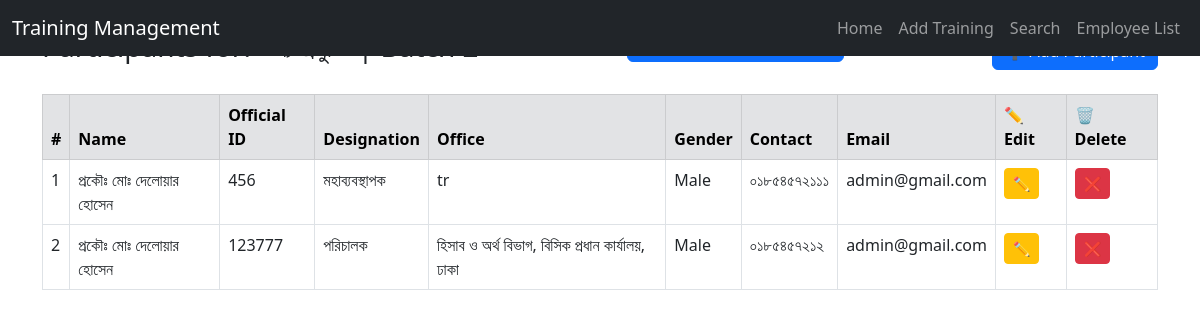
The page /dashboard/participants/2/2/ (signed in) on the database its author committed.
### dashboard/models.py (models this page shows, shortened)
class Participant(models.Model):
    training = models.ForeignKey(Training, on_delete=models.CASCADE)
    batch = models.ForeignKey(Batch, on_delete=models.CASCADE)
    name = models.CharField(max_length=255)
    designation = models.CharField(max_length=255)
    office_address = models.TextField()
    gender = models.CharField(max_length=10)
    contact = models.CharField(max_length=20)
    email = models.EmailField(blank=True, null=True)  # ✅ Optional now
    batch_number = models.IntegerField()
    Official_ID = models.CharField(max_length=255)
    total_training_hours = models.IntegerField(default=0)
    created_at = models.DateTimeField(auto_now_add=True)

### dashboard/views/participant.py (the view)
# urls.py: path('participants/<int:training_id>/<int:batch_id>/', participant.list_participants, name='participant_list'),
@login_required
def list_participants(request, training_id, batch_id):
    training = get_object_or_404(Training, id=training_id)
    batch = get_object_or_404(Batch, id=batch_id)
    participants = Participant.objects.filter(training=training, batch=batch)
    form = ParticipantForm()
    return render(request, "dashboard/list_participants.html", {
        "training": training,
        "batch": batch,
        "participants": participants,
        "form": form,
    })

### dashboard/templates/dashboard/list_participants.html (shortened to what this page needs)
{% extends 'base.html' %}
{% block extra_head %}
<link rel="stylesheet" href="https://cdn.jsdelivr.net/npm/toastify-js/src/toastify.min.css">
{% endblock %}
{% block content %}
<div class="d-flex justify-content-between align-items-center mb-3">
    <h3>Participants for: {{ training.title }} | Batch {{ batch.batch_number }}</h3>
    <a href="{% url 'dashboard:generate_participant_word' training.id batch.id %}" class="btn btn-primary mb-3">
    অংশগ্রহণকারী তালিকা ডাউনলোড করুন</a>
    <a href="{% url 'dashboard:add_participant' training.id batch.id batch.batch_number %}" class="btn btn-primary">➕ Add Participant</a>
</div>
{% if participants %}
    <table class="table table-bordered">
        <thead class="table-secondary">
            <tr>
                <th>#</th>
                <th>Name</th>
                <th>Official ID</th>
                <th>Designation</th>
                <th>Office</th>
                <th>Gender</th>
                <th>Contact</th>
                <th>Email</th>
                <th>✏️ Edit</th>
                <th>🗑 Delete</th>
            </tr>
        </thead>
        <tbody>
        {% for participant in participants %}
            <tr>
                <td>{{ forloop.counter }}</td>
                <td>{{ participant.name }}</td>
                <td>{{ participant.Official_ID }}</td>
                <td>{{ participant.designation }}</td>
                <td>{{ participant.office_address }}</td>
                <td>{{ participant.gender }}</td>
                <td>{{ participant.contact }}</td>
                <td>{{ participant.email }}</td>
                <td>
                    <a href="{% url 'dashboard:update_participant' participant.id %}" class="btn btn-warning btn-sm">✏️</a>
                </td>
                <td>
                    <a href="{% url 'dashboard:delete_participant' participant.id %}" class="btn btn-danger btn-sm"
               onclick="return confirm('Are you sure you want to delete this participant?');">❌</a>
                </td>
            </tr>
        {% endfor %}
        </tbody>
    </table>
{% else %}
    <p class="text-danger text-center">No participants found for this batch.</p>
{% endif %}
{% endblock %}

### templates/base.html (shortened to what this page needs)
<!DOCTYPE html>
<html lang="en">
<head>
  <link href="https://cdn.jsdelivr.net/npm/bootstrap@5.3.0/dist/css/bootstrap.min.css" rel="stylesheet">
    <link rel="stylesheet" href="https://cdn.jsdelivr.net/npm/toastify-js/src/toastify.min.css">
  {% block extra_head %}{% endblock %}
</head>
<body>
    <nav class="navbar navbar-expand-lg navbar-dark bg-dark fixed-top py-0">
    <div class="container-fluid">
      <a class="navbar-brand" href="{% url 'dashboard:index' %}">Training Management</a>
      <nav class="navbar navbar-expand-lg navbar-dark bg-dark">
        <ul class="navbar-nav ms-auto">
          <li class="nav-item"><a class="nav-link" href="{% url 'dashboard:index' %}">Home</a></li>
          <li class="nav-item"><a class="nav-link" href="{% url 'dashboard:add_training' %}">Add Training</a></li>
          <li class="nav-item"><a class="nav-link" href="{% url 'search:home' %}">Search</a></li>
	        <li class="nav-item"> <a class="nav-link {% if request.resolver_match.namespace == 'employee_list' %}active{% endif %}" href="{% url 'employee_list:home' %}"> Employee List </a> </li>
	      </ul>
      </div>
  </nav>
  <div class="container my-4">
    {% block content %}{% endblock %}
  </div>
</body>
</html>

### rows shown on the page
Participant: name "প্রকৌঃ মোঃ দেলোয়ার হোসেন", Official_ID "456", designation "মহাব্যবস্থাপক", office_address "tr", gender "Male", contact "০১৮৫৪৫৭২১১১", email "admin@gmail.com"
Participant: name "প্রকৌঃ মোঃ দেলোয়ার হোসেন", Official_ID "123777", designation "পরিচালক", office_address "হিসাব ও অর্থ বিভাগ, বিসিক প্রধান কার্যালয়, ঢাকা", gender "Male", contact "০১৮৫৪৫৭২১২", email "admin@gmail.com"
